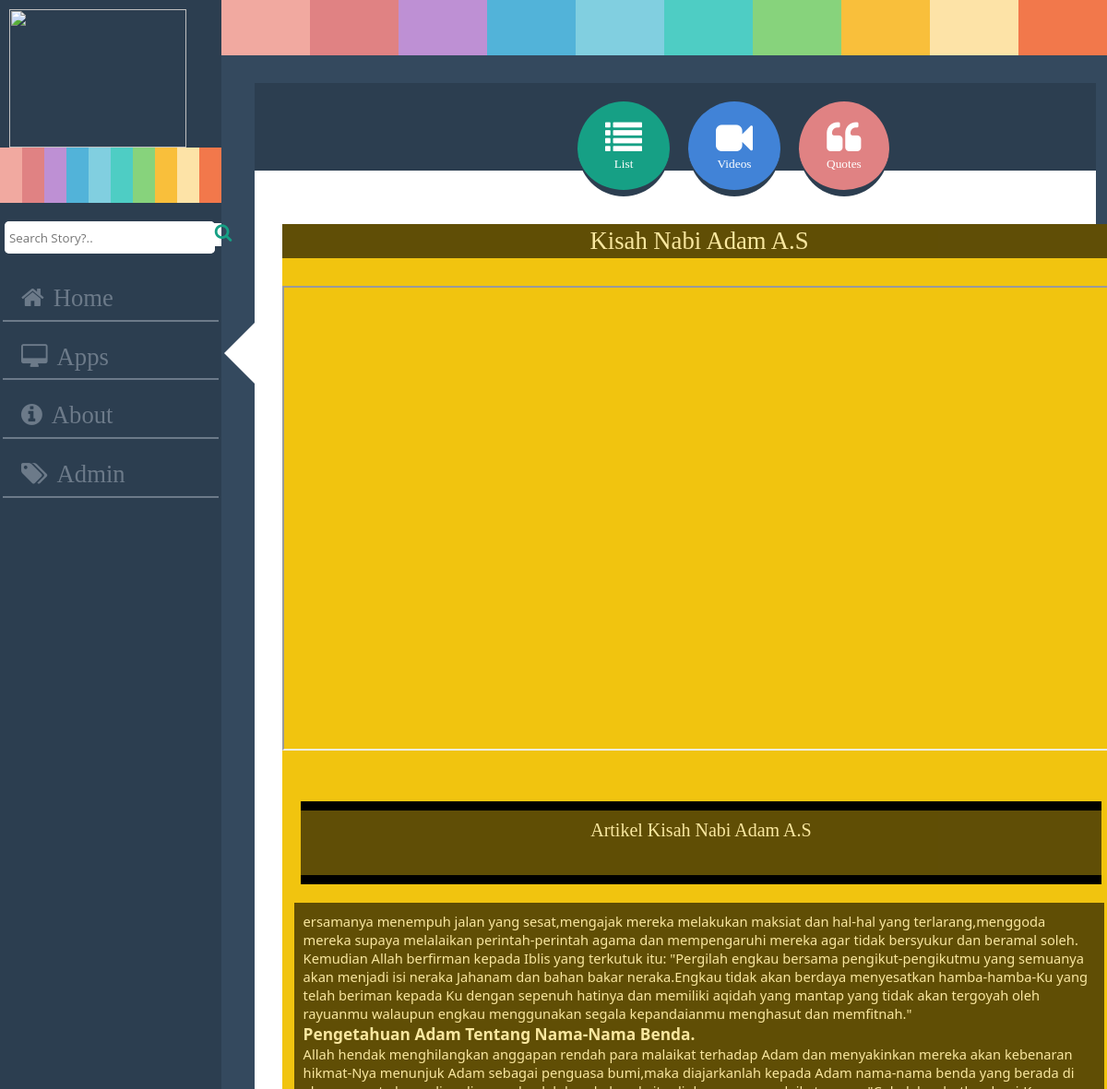
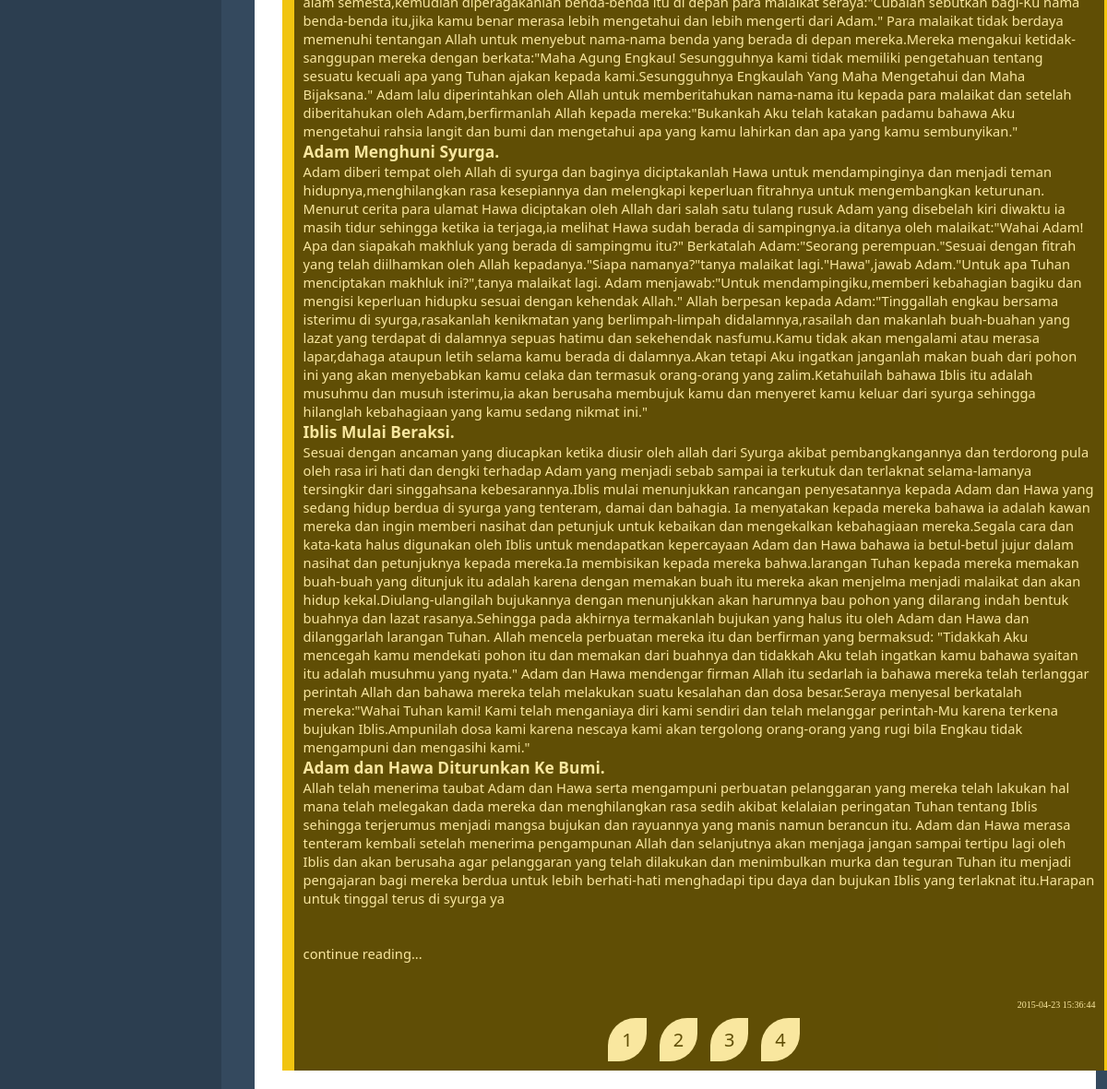
The app's page /next2.php?id=9 with its own data (2 pictures, top to bottom).
### tables this page shows
CREATE TABLE IF NOT EXISTS `kisah` (
  `id_kisah` int(10) NOT NULL AUTO_INCREMENT,
  `judul` text NOT NULL,
  `gambar` text NOT NULL,
  `video` text NOT NULL,
  `isi` text NOT NULL,
  `tgl` datetime NOT NULL,
  PRIMARY KEY (`id_kisah`)
);

### Web/next2.php (the view, shortened to what this page needs)
<?php
include "koneksi.php";
	if (isset($_GET['id'])) {
			$sql = $sh->prepare("SELECT *FROM kisah where id_kisah = '$_GET[id]'");
			$sql->execute();
			$data = $sql->fetch(PDO::FETCH_ASSOC);
		}else
			{
			header("Location:error.php");
		}if($data===false)
			{
				header("Location:error.php");
		}else if(!isset($_GET['id'])){
		header("location:error.php");
			}
?>
<html>
<head>
</head>
<link rel="stylesheet" href="css/font-awesome.min.css" type="text/css">
<link rel="stylesheet" href="css.css">
<body>
<div id="c">
<div id="c1">
	<div id="logo">
	<img src="f/sn.png">
	</div>
	<div id="a">
	<div id="s1"></div>
	<div id="s2"></div>
	<div id="s3"></div>
	<div id="s4"></div>
	<div id="s5"></div>
	<div id="s6"></div>
	<div id="s7"></div>
	<div id="s8"></div>
	<div id="s9"></div>
	<div id="s10"></div>
	</div>
	<div id="pencarian">
	<div id="cari">
	<form action="cari.php" method="Post" enctype="multipart/form-data">
		<input type="text" name="cari" placeholder="Search Story?.." required>
	</form>
	</div>
	<div id="ca"><i class="fa fa-search"></i></div>
	</div>
	<a href="index.php">
	<div id="home"><i class="fa fa-home"><span style="margin-left:10px;">Home</span></i></div>
	</a>
	<a href="app.php">
	<div id="app"><i class="fa fa-desktop"><span style="margin-left:10px;">Apps</span></i></div>
	</a>
	<a href="about.php">
	<div id="about"><i class="fa fa-info-circle"><span style="margin-left:10px;">About</span></i></div>
	</a>
	<a href="admin.php">
	<div id="admin"><i class="fa fa-tags"><span style="margin-left:10px;">Admin</span></i></div>
	</a>
</div>
<div id="c2">
	<div id="a">
	<div id="s1"></div>
	<div id="s2"></div>
	<div id="s3"></div>
	<div id="s4"></div>
	<div id="s5"></div>
	<div id="s6"></div>
	<div id="s7"></div>
	<div id="s8"></div>
	<div id="s9"></div>
	<div id="s10"></div>
	</div>
	<div id="ap1">
		<div id="ap2"></div>
		<div id="ap3">
			<div id="ap4">
				<a href="app.php?a=menu">
				<div id="ap5"><i class="fa fa-list"></i><br><span style="font-size:10pt;">List</span></div>
				</a>
				<a href="app.php?a=vid">
				<div id="ap6"><i class="fa fa-video-camera"></i><br><span style="font-size:10pt;">Videos</span></div>
				</a>
				<a href="app.php?a=quotes">
				<div id="ap7"><i class="fa fa-quote-left"></i><br><span style="font-size:10pt;">Quotes</span></div>
				</a>
			</div>
<div id="m4">
<?php
if (isset($_GET['id'])) {
					$sql = $sh->query("select * from kisah where id_kisah = '$_GET[id]'");
					$data = $sql->fetch(PDO::FETCH_ASSOC);
				}
				else {
					echo "Not Found :(";
				}
?>
<div id="video">
<div id="title"><?php echo $data['judul']; ?></div>
<iframe width="900" height="500" src="<?php echo $data['video'];?>" autofullscreen></iframe>
<div id="n">
<a href="?b=sin">
<div id="n1">Artikel <?php echo $data['judul']; ?></div>
</a>
</div>
<div id="n3">
<?php
include 'koneksi.php';
if (isset($_GET['id'])) {
					$sql = $sh->query("select * from kisah where id_kisah = '$_GET[id]'");
					$data = $sql->fetch(PDO::FETCH_ASSOC);
				}
				else {
					echo "Not Found :(";
				}
?>
<p>
<?php echo substr($data['isi'], 4000, 6000); echo "<br><br><br>continue reading...";?>
<br><br>
<br>
<p style="font-size:10px; float:right; font-family:Segoe Print;"><?php echo $data ['tgl'];?></p>
<div id="n6">
<a href="lihat.php?id=<?php echo $data['id_kisah']; ?>">
<div id="n4">1</div>
</a>
<a href="next1.php?id=<?php echo $data['id_kisah']; ?>">
<div id="n4">2</div>
</a>
<a href="next2.php?id=<?php echo $data['id_kisah']; ?>">
<div id="n4">3</div>
</a>
<a href="next3.php?id=<?php echo $data['id_kisah']; ?>">
<div id="n4">4</div>
</a>
</div>
</p>
</div>
</div>
</div>
</div>
</div>
</div>
</div>
</body>
</html>

### records on screen
kisah: judul "Kisah Nabi Adam A.S", isi "ersamanya menempuh jalan yang sesat,mengajak mereka melakukan maksiat dan hal-hal yang terlarang,menggoda mereka supaya melalaikan perintah-perintah agama dan mempengaruhi mereka agar tidak bersyukur dan beramal soleh. Kemudian Allah berfirman kepada Iblis yang terkutuk itu: \"Pergilah engkau bersama pengikut-pengikutmu yang semuanya akan menjadi isi neraka Jahanam dan bahan bakar neraka.Engkau tidak akan berdaya menyesatkan hamba-hamba-Ku yang telah beriman kepada Ku dengan sepenuh hatinya dan memiliki aqidah yang mantap yang tidak akan tergoyah oleh rayuanmu walaupun engkau menggunakan segala kepandaianmu menghasut dan memfitnah.\" Pengetahuan Adam Tentang Nama-Nama Benda. Allah hendak…", tgl "2015-04-23 15:36:44"
